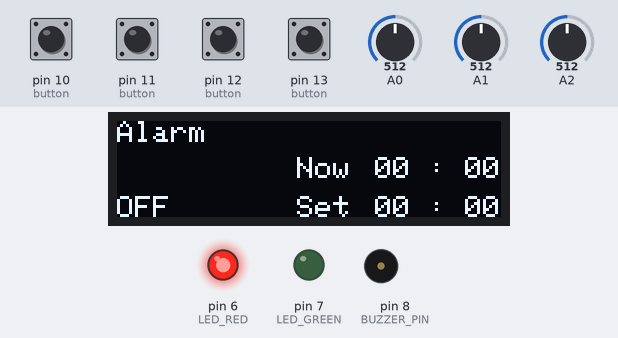
Bench run of a sketch on a simulated Arduino Uno, built with avr-gcc and run on an emulated ATmega328P. Parts: 128×32 one-colour display, output pins drawn as LEDs (lit = HIGH), buzzer (waves = sounding). The inputs (shaded band) are chosen by the test bench; at power-on: pin 10 (button), pin 11 (button), pin 12 (button), pin 13 (button) HIGH, A0 = 512, A1 = 512, A2 = 512. What the sketch prints to the serial monitor is not drawn.

Above: at 1.2 s.
1.3 s: pin 13 (button) pulled LOW for 0.15 s
At 2.6 s:
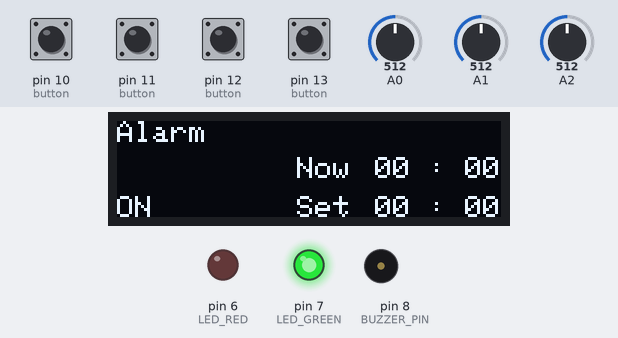
2.9 s: pin 12 (button) pulled LOW for 0.15 s
At 3.8 s:
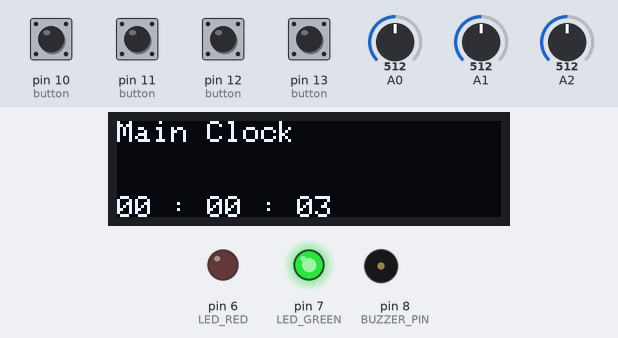
6.0 s: pin 12 (button) pulled LOW for 1 s
At 6.5 s:
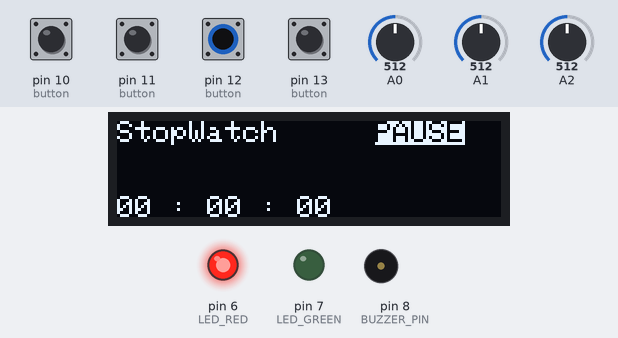
8.5 s: pin 10 (button) pulled LOW for 0.15 s
At 9.8 s:
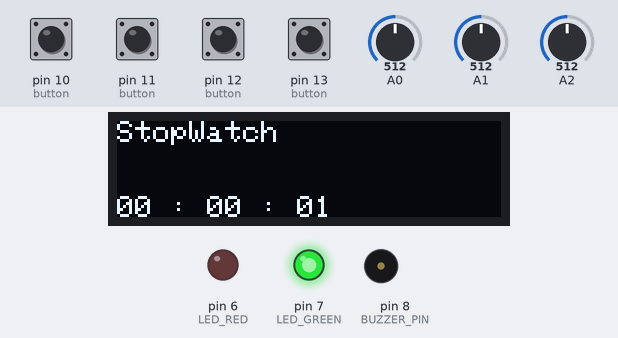
11.6 s: pin 11 (button) pulled LOW for 0.15 s
At 12.8 s:
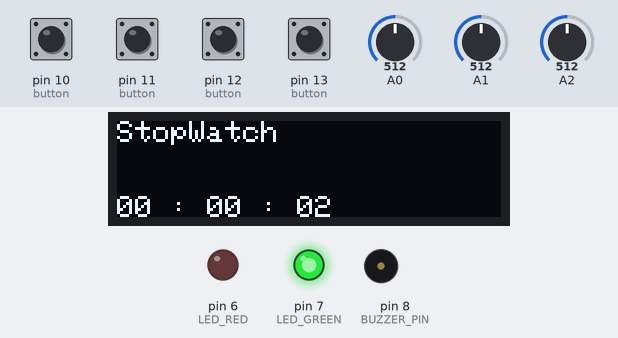
14.7 s: pin 10 (button) pulled LOW for 1 s
At 17.4 s:
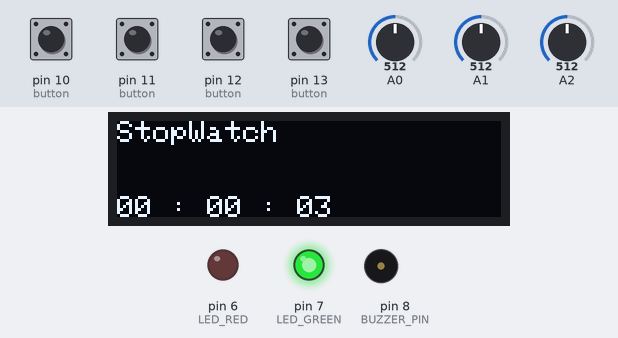
Timing chart, 0 to 18.9 s (numbered marks = the images above; inputs shaded):
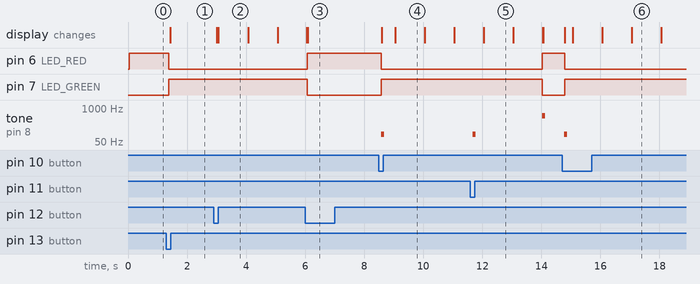

The sketch:

35_0039_0429_work7.ino
```cpp
#include <SPI.h>
#include <Wire.h>
#include <Adafruit_GFX.h>
#include <Adafruit_SSD1306.h>
#include <TimerOne.h>

// Struct Time
struct Time
{
  int hour;
  int min;
  int sec;
};

// OLED Setting
#define OLED_RESET -1 //ขา reset เป็น -1 ถ้าใช้ร่วมกับขา Arduino reset
#define SCREEN_WIDTH 128
#define SCREEN_HEIGHT 32
#define SCREEN_ADDRESS 0x3C
// กำหนดขาต่อ I2C กับจอ OLED
Adafruit_SSD1306 OLED(SCREEN_WIDTH, SCREEN_HEIGHT, &Wire, OLED_RESET);

// Button Setting
#define button_1 10
#define button_2 11
#define button_3 12
#define button_4 13
int button[4] = {button_1, button_2, button_3, button_4};
int read[4];
int buttonState[4];
int lastButtonState[4] = {HIGH, HIGH, HIGH, HIGH};
unsigned long long int debounceDelay = 50;
unsigned long long int lastDebounceTime[4];

// LED Setting
#define LED_RED 6
#define LED_GREEN 7

// ==== ACCELEROMETER SETTING ====
int X_AXIS_PIN = 0;
int Y_AXIS_PIN = 1;
int Z_AXIS_PIN = 2;
#define NUM_AXES 3
int PINS[NUM_AXES] = {
  X_AXIS_PIN, Y_AXIS_PIN, Z_AXIS_PIN
};
const unsigned int BUFFER_SIZE = 16;
int buffer[NUM_AXES][BUFFER_SIZE];
int buffer_pos[NUM_AXES] = { 0 };

// ==== ACCELEROMETER ====
int get_axis(const int axis) {
  delay(1);
  buffer[axis][buffer_pos[axis]] = analogRead(PINS[axis]);
  buffer_pos[axis] = (buffer_pos[axis] + 1) % BUFFER_SIZE;
  long sum = 0;
  for (unsigned int i = 0; i < BUFFER_SIZE; i++)
    sum += buffer[axis][i];
  return round(sum / BUFFER_SIZE);
}

int get_x() {
  return get_axis(0);
}
int get_y() {
  return get_axis(1);
}
int get_z() {
  return get_axis(2);
}

void LED_RED_Status(int status){
  digitalWrite(LED_RED,status);
}
void LED_GREEN_Status(int status){
  digitalWrite(LED_GREEN,status);
}

// Buzzer Setting(เสียง)
#define BUZZER_PIN 8
/*
  Nokia Tune
  Connect a piezo buzzer or speaker to pin 11 or select a new pin.
  More songs available at https://github.com/robsoncouto/arduino-songs

                                              Robson Couto, 2019
*/

#define NOTE_B0  31
#define NOTE_C1  33
#define NOTE_CS1 35
#define NOTE_D1  37
#define NOTE_DS1 39
#define NOTE_E1  41
#define NOTE_F1  44
#define NOTE_FS1 46
#define NOTE_G1  49
#define NOTE_GS1 52
#define NOTE_A1  55
#define NOTE_AS1 58
#define NOTE_B1  62
#define NOTE_C2  65
#define NOTE_CS2 69
#define NOTE_D2  73
#define NOTE_DS2 78
#define NOTE_E2  82
#define NOTE_F2  87
#define NOTE_FS2 93
#define NOTE_G2  98
#define NOTE_GS2 104
#define NOTE_A2  110
#define NOTE_AS2 117
#define NOTE_B2  123
#define NOTE_C3  131
#define NOTE_CS3 139
#define NOTE_D3  147
#define NOTE_DS3 156
#define NOTE_E3  165
#define NOTE_F3  175
#define NOTE_FS3 185
#define NOTE_G3  196
#define NOTE_GS3 208
#define NOTE_A3  220
#define NOTE_AS3 233
#define NOTE_B3  247
#define NOTE_C4  262
#define NOTE_CS4 277
#define NOTE_D4  294
#define NOTE_DS4 311
#define NOTE_E4  330
#define NOTE_F4  349
#define NOTE_FS4 370
#define NOTE_G4  392
#define NOTE_GS4 415
#define NOTE_A4  440
#define NOTE_AS4 466
#define NOTE_B4  494
#define NOTE_C5  523
#define NOTE_CS5 554
#define NOTE_D5  587
#define NOTE_DS5 622
#define NOTE_E5  659
#define NOTE_F5  698
#define NOTE_FS5 740
#define NOTE_G5  784
#define NOTE_GS5 831
#define NOTE_A5  880
#define NOTE_AS5 932
#define NOTE_B5  988
#define NOTE_C6  1047
#define NOTE_CS6 1109
#define NOTE_D6  1175
#define NOTE_DS6 1245
#define NOTE_E6  1319
#define NOTE_F6  1397
#define NOTE_FS6 1480
#define NOTE_G6  1568
#define NOTE_GS6 1661
#define NOTE_A6  1760
#define NOTE_AS6 1865
#define NOTE_B6  1976
#define NOTE_C7  2093
#define NOTE_CS7 2217
#define NOTE_D7  2349
#define NOTE_DS7 2489
#define NOTE_E7  2637
#define NOTE_F7  2794
#define NOTE_FS7 2960
#define NOTE_G7  3136
#define NOTE_GS7 3322
#define NOTE_A7  3520
#define NOTE_AS7 3729
#define NOTE_B7  3951
#define NOTE_C8  4186
#define NOTE_CS8 4435
#define NOTE_D8  4699
#define NOTE_DS8 4978
#define REST      0

// change this to make the song slower or faster
int tempo = 180;

// change this to whichever pin you want to use
int buzzer = 8;

// notes of the moledy followed by the duration.
// a 4 means a quarter note, 8 an eighteenth , 16 sixteenth, so on
// !!negative numbers are used to represent dotted notes,
// so -4 means a dotted quarter note, that is, a quarter plus an eighteenth!!
int melody[] = {

  // Nokia Ringtone
  // Score available at https://musescore.com/user/29944637/scores/5266155

  NOTE_E5, 8, NOTE_D5, 8, NOTE_FS4, 4, NOTE_GS4, 4,
  NOTE_CS5, 8, NOTE_B4, 8, NOTE_D4, 4, NOTE_E4, 4,
  NOTE_B4, 8, NOTE_A4, 8, NOTE_CS4, 4, NOTE_E4, 4,
  NOTE_A4, 2,
};

// sizeof gives the number of bytes, each int value is composed of two bytes (16 bits)
// there are two values per note (pitch and duration), so for each note there are four bytes
int notes = sizeof(melody) / sizeof(melody[0]) / 2;

// this calculates the duration of a whole note in ms
int wholenote = (60000 * 4) / tempo;

int divider = 0, noteDuration = 0;

void Song(){
  // iterate over the notes of the melody.
  // Remember, the array is twice the number of notes (notes + durations)
  for (int thisNote = 0; thisNote < notes * 2; thisNote = thisNote + 2) {

    // calculates the duration of each note
    divider = melody[thisNote + 1];
    if (divider > 0) {
      // regular note, just proceed
      noteDuration = (wholenote) / divider;
    } else if (divider < 0) {
      // dotted notes are represented with negative durations!!
      noteDuration = (wholenote) / abs(divider);
      noteDuration *= 1.5; // increases the duration in half for dotted notes
    }

    // we only play the note for 90% of the duration, leaving 10% as a pause
    tone(buzzer, melody[thisNote], noteDuration * 0.9);

    // Wait for the specief duration before playing the next note.
    delay(noteDuration);

    // stop the waveform generation before the next note.
    noTone(buzzer);
  }
}

// Clock(นาฬิกา)
Time Clock = {0, 0, 0};

// Stopwatch(นาฬิกาจับเวลา)
Time Stopwatch = {0, 0, 0};
int Stopwatch_On = 0; // เริ่มมาให้หยุดก่อนยังไม่ต้องนับ
int Countdown_On = 0;

// Alarm Clock(นาฬิกาปลุก)
Time Alarm = {0, 0, 0};
Time Alarm_Set{0, 0, 0}; // เวลาที่เซฟไว้
int Alarm_On = 0;

// Mode
#define CLOCK_MODE 0
#define STOPWATCH_MODE 1
#define ALARM_MODE 2
int MODE = ALARM_MODE;

// สำหรับ Debounce button
int debounce(int i)
{
  int isChange = 0;
  read[i] = digitalRead(button[i]);
  if (read[i] != lastButtonState[i])
  {
    lastDebounceTime[i] = millis();
  }
  if ((millis() - lastDebounceTime[i]) >= debounceDelay)
  {
    if (read[i] != buttonState[i])
    {
      buttonState[i] = read[i];
      isChange = 1;
    }
  }
  lastButtonState[i] = read[i];
  return isChange;
}

// ส่วน Timer One
void interruptClock()
{
  Clock_Timer();
  Stopwatch_Timer();
  Alarm_Change_Start();
}

// นาฬิกา
void Clock_Timer()
{
  Clock.sec += 1;
  Clock.min += Clock.sec / 60;
  Clock.sec %= 60;

  Clock.hour += Clock.min / 60;
  Clock.min %= 60;

  Clock.hour %= 24;
}

// เพิ่ม ชั่วโมง
void timer_change_hour()
{
  Clock.hour += 1;
  Clock.hour %= 24;
}
void timer_change_min()
{
  Clock.min += 1;
  Clock.min %= 60;
}

// นาฬิกาจับเวลาแบบ เพิ่มไปเรื่อยๆ จนกว่าจะกดหยุด
void Stopwatch_Timer()
{
  if (Stopwatch_On == 1 && Countdown_On == 0)
  { // ถ้าไม่หยุด
    Stopwatch.sec += 1;
    Stopwatch.min += Stopwatch.sec / 60;
    Stopwatch.sec %= 60;

    Stopwatch.hour += Stopwatch.min / 60;
    Stopwatch.min %= 60;

    Stopwatch.hour %= 24;
  }
  else if(Stopwatch_On == 0 && Countdown_On == 1){
    Stopwatch.sec-= 1;
    Stopwatch.min -= Stopwatch.sec / 60;
    Stopwatch.sec %= 60;

    Stopwatch.hour -= Stopwatch.min / 60;
    Stopwatch.min %= 60;

    Stopwatch.hour %= 24;

    if(Stopwatch.sec <= 0){
      Stopwatch_On = 0;
      Countdown_On = 0;
      Stopwatch.sec = 0;
      tone(BUZZER_PIN, 500, 100);
    }
  }
}

// Stopwatch Reset
void Stopwatch_Reset()
{
  Stopwatch_On = 0;
  Countdown_On = 0;
  LED_RED_Status(1);
  LED_GREEN_Status(0);

  Stopwatch.sec = 0;
  Stopwatch.min = 0;
  Stopwatch.hour = 0;
}

// นาฬิกาปลุก
void alarm_change_hour()
{
  Alarm_Set.hour += 1;
  Alarm_Set.hour %= 24;
}
void alarm_change_min()
{
  Alarm_Set.min += 1;
  Alarm_Set.min %= 60;
}
void Alarm_Change_Start()
{
  if (Clock.sec == 0)
  {
    Alarm.min = Clock.min;
  }
  if (Clock.min == 0)
  {
    Alarm.hour = Clock.hour;
  }
}

// Mode Select(ใช้สำหรับเลือกโหมด)
void Mode_Change()
{
  MODE += 1;
  MODE %= 3;

  if (MODE == ALARM_MODE) // ปรับเวลาในAlarm ให้เท่ากับClock
  {
    Alarm.hour = Clock.hour;
    Alarm.min = Clock.min;
  }
}

// การแสดงข้อความ Time Text
String Timer_Text = "00 : 00 : 00";
String Stopwatch_Text = "00 : 00 : 00";
String Alarm_Text = "00 : 00";
String Alarm_Set_Text = "00 : 00";
void time_text()
{

  // Timer Text
  // Timer hour
  Timer_Text[0] = (Clock.hour / 10) + '0';
  Timer_Text[1] = (Clock.hour % 10) + '0';

  // Timer min
  Timer_Text[5] = (Clock.min / 10) + '0';
  Timer_Text[6] = (Clock.min % 10) + '0';

  // Timer sec
  Timer_Text[10] = (Clock.sec / 10) + '0';
  Timer_Text[11] = (Clock.sec % 10) + '0';

  // Count Up Text
  // Count Up hour
  Stopwatch_Text[0] = (Stopwatch.hour / 10) + '0';
  Stopwatch_Text[1] = (Stopwatch.hour % 10) + '0';

  // Count Up min
  Stopwatch_Text[5] = (Stopwatch.min / 10) + '0';
  Stopwatch_Text[6] = (Stopwatch.min % 10) + '0';

  // Count Up sec
  Stopwatch_Text[10] = (Stopwatch.sec / 10) + '0';
  Stopwatch_Text[11] = (Stopwatch.sec % 10) + '0';

  // Alarm Text
  // Alarm hour
  Alarm_Text[0] = (Alarm.hour / 10) + '0';
  Alarm_Text[1] = (Alarm.hour % 10) + '0';

  // Alarm min
  Alarm_Text[5] = (Alarm.min / 10) + '0';
  Alarm_Text[6] = (Alarm.min % 10) + '0';

  // Alarm Save Text
  // Alarm Save hour
  Alarm_Set_Text[0] = (Alarm_Set.hour / 10) + '0';
  Alarm_Set_Text[1] = (Alarm_Set.hour % 10) + '0';

  // Alarm Save min
  Alarm_Set_Text[5] = (Alarm_Set.min / 10) + '0';
  Alarm_Set_Text[6] = (Alarm_Set.min % 10) + '0';
}

// แสดงข้อความในจอ OLED
void Display_Show(int x_1, int y_1, String text)
{
  OLED.setCursor(x_1, y_1);
  OLED.println(text);
}

// ในส่วนของ Setup
void setup()
{
  Serial.begin(9600);
  if (!OLED.begin(SSD1306_SWITCHCAPVCC, SCREEN_ADDRESS))
  { // สั่งให้จอ OLED เริ่มทำงานที่ Address 0x3C
    Serial.println("SSD1306 allocation failed");
  }
  else
  {
    Serial.println("ArdinoAll OLED Start Work !!!");
  }

  for (int i = 0; i < 4; i++) {
    pinMode(button[i], INPUT_PULLUP);
  }

  pinMode(LED_RED, OUTPUT);
  pinMode(LED_GREEN, OUTPUT);

  Timer1.initialize(1000000);
  Timer1.attachInterrupt(interruptClock);
}

void loop()
{
  if (debounce(0))
  {
    if (!digitalRead(button[0]))
    {
      if (MODE == CLOCK_MODE)
      {
        timer_change_hour();
      }
      if (MODE == STOPWATCH_MODE)
      {
        Stopwatch_On = !Stopwatch_On;
        Countdown_On = 0;
        tone(BUZZER_PIN, 100, 100);
      }
      if (MODE == ALARM_MODE)
      {
        alarm_change_hour();
      }
    }
  }
  if (debounce(1))
  {
    if (!digitalRead(button[1]))
    {
      if (MODE == CLOCK_MODE)
      {
        timer_change_min();
      }
      if (MODE == STOPWATCH_MODE)
      {
        Countdown_On = !Countdown_On;
        Stopwatch_On = 0;
        //countUpReset();
        tone(BUZZER_PIN, 100, 100);
      }
      if (MODE == ALARM_MODE)
      {
        alarm_change_min();
      }
    }
  }
  if (debounce(2))
  {
    if (!digitalRead(button[2]))
    {
      Mode_Change();
    }
  }
  if (debounce(3))
  {
    if (!digitalRead(button[3]))
    {
      if (MODE == STOPWATCH_MODE){
        Stopwatch_On = 0;
        Stopwatch_Reset();
      }
      if (MODE == ALARM_MODE)
      {
        Alarm_On = Alarm_On == 0 ? 1 : 0;
        /*if (Alarm_On)
        {
          Alarm_Set.hour = Alarm.hour;
          Alarm_Set.min = Alarm.min;
        }*/
      }
    }
  }

  // ส่วนของเสียง
  if ((Alarm_On) && (Alarm_Set.hour == Alarm.hour) && (Alarm_Set.min == Alarm.min) && Clock.sec == 0)
  {
    Song();
    Alarm_On = 0;
  }

  time_text();
  OLED.clearDisplay();
  OLED.setTextColor(WHITE);
  if (MODE == CLOCK_MODE)
  {
    Display_Show(0,0, "Main Clock");
    Display_Show(0, 25, Timer_Text);
  }
  else if (MODE == STOPWATCH_MODE)
  {
    Display_Show(0,0, "StopWatch");
    Display_Show(0, 25, Stopwatch_Text);
    if(Stopwatch_On == 0 && Countdown_On == 0){
      OLED.setCursor(86,0);
      OLED.setTextColor(BLACK,WHITE);
      OLED.println("PAUSE");
      //Display_Show(86,0, "PAUSE");
      LED_RED_Status(1);
      LED_GREEN_Status(0);
    }
    else if (Stopwatch_On == 1 || Countdown_On == 1){
      LED_RED_Status(0);
      LED_GREEN_Status(1);
    }
  }
  else if (MODE == ALARM_MODE)
  {
    LED_RED_Status(0);
    LED_GREEN_Status(0);
    Display_Show(0,0, "Alarm");
    Display_Show(60, 12, "Now");
    Display_Show(86, 12, Alarm_Text);

    Display_Show(60, 25, "Set");
    Display_Show(86, 25, Alarm_Set_Text);
    Display_Show(0, 25, Alarm_On == 0 ? "OFF" : "ON");
    if(Alarm_On){
      LED_GREEN_Status(1);
      LED_RED_Status(0);
    }
    else{
      LED_GREEN_Status(0);
      LED_RED_Status(1);
    }
  }

  for(int i = 0;i<4;i++){
    Serial.print(!digitalRead(button[i]));
    if(i == 3){
      Serial.println(" ");
    }
  }
  //Song();
  OLED.setTextSize(1);
  OLED.display();

  Serial.print(get_x());
  Serial.print(" ");
  Serial.print(get_y());
  Serial.print(" ");
  Serial.println(get_z());
}
```

Measured:
- after the input at 1.3 s, pin 6 (LED_RED): HIGH → LOW after 0.09 s; pin 7 (LED_GREEN): LOW → HIGH after 0.09 s; the display: changes after 0.12 s (image 1)
- after the input at 2.9 s, the display: first changes after 0.10 s (image 2 shows a later state)
- after the input at 6.0 s, pin 6 (LED_RED): LOW → HIGH after 0.08 s; pin 7 (LED_GREEN): HIGH → LOW after 0.08 s; the display: first differs from a run without the input after 0.09 s (image 3)
- after the input at 8.5 s, pin 6 (LED_RED): HIGH → LOW after 0.07 s; pin 7 (LED_GREEN): LOW → HIGH after 0.07 s; tone on pin 8 (BUZZER_PIN): silent → 100 Hz after 0.07 s, → silent 0.10 s later; the display: first changes after 0.09 s (image 4 shows a later state)
- after the input at 11.6 s, pin 6 (LED_RED): LOW → HIGH after 2.4 s; pin 7 (LED_GREEN): HIGH → LOW after 2.4 s; tone on pin 8 (BUZZER_PIN): silent → 100 Hz after 0.08 s, → silent 0.10 s later, → 500 Hz 2.3 s later, → silent 0.10 s later
- after the input at 14.7 s, pin 6 (LED_RED): HIGH → LOW after 0.09 s; pin 7 (LED_GREEN): LOW → HIGH after 0.09 s; tone on pin 8 (BUZZER_PIN): silent → 100 Hz after 0.08 s, → silent 0.10 s later; the display: first changes after 0.10 s (image 6 shows a later state)
- what the display in image 2 shows lasts 1.0 s, from 3.1 s to 4.1 s
